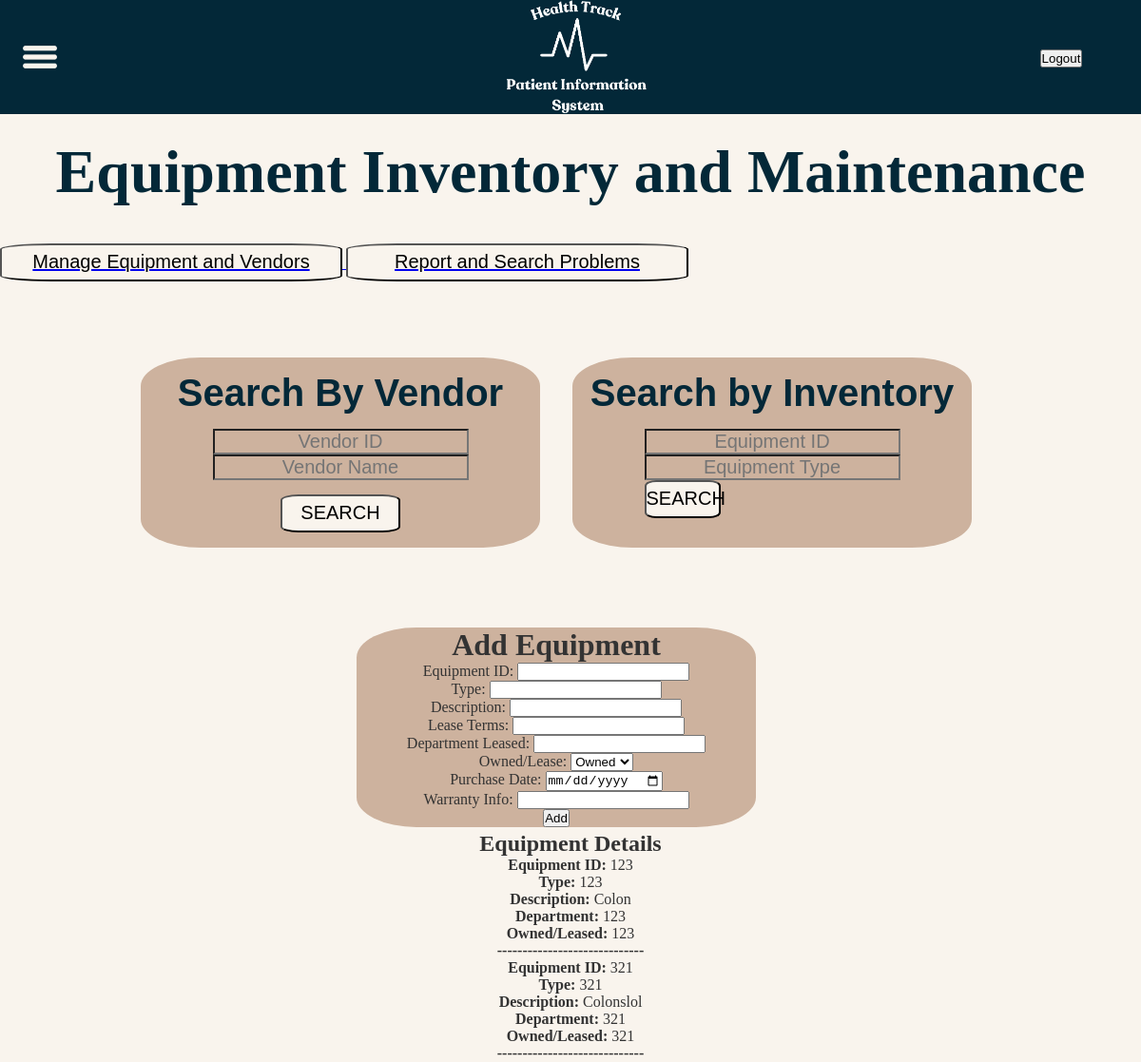
/equipment/, run on an earlier commit of the app's database.
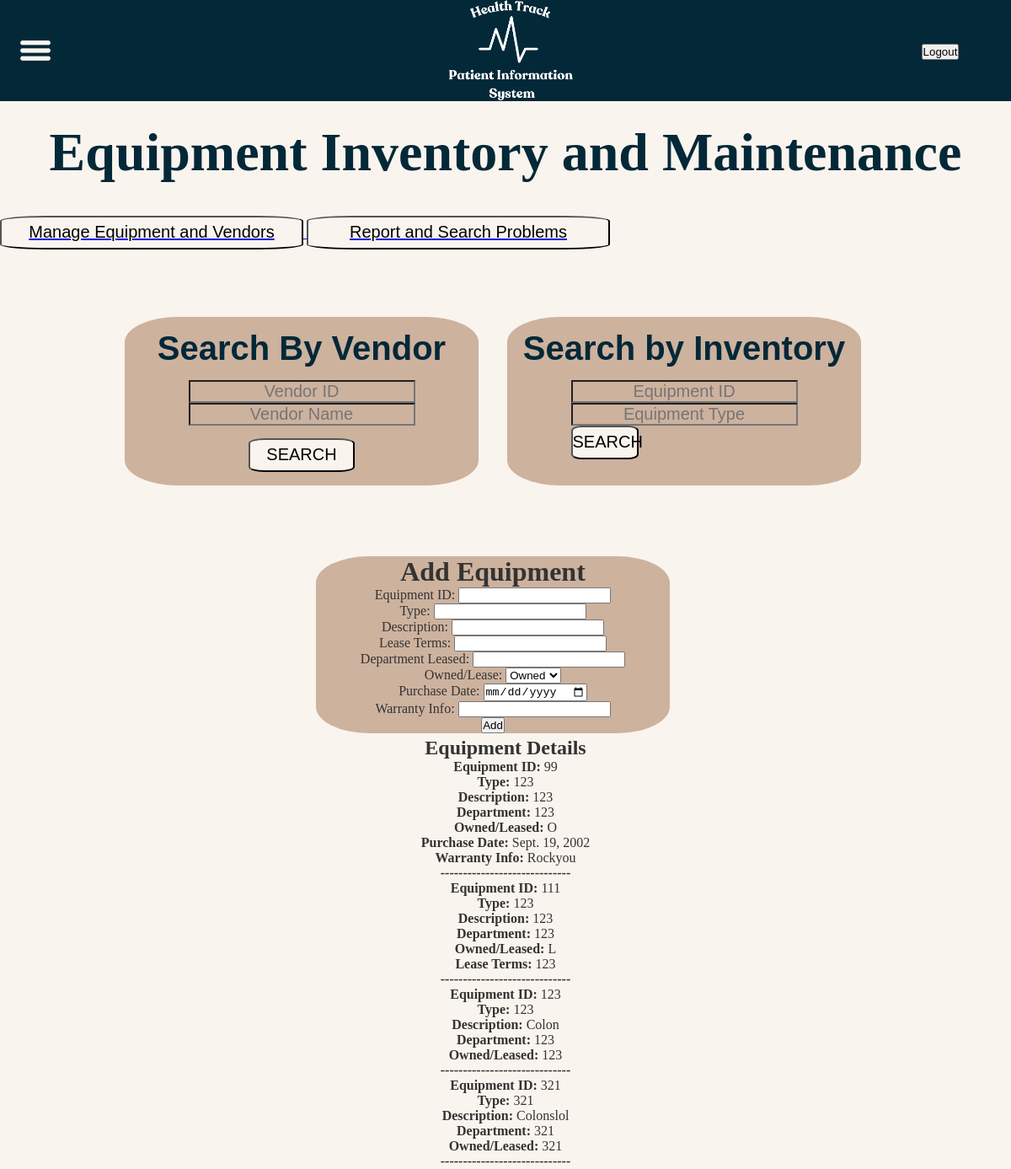
And on a later commit of the database.
### sharedModels/models.py (models this page shows)
class Equipment(models.Model):
    equipmentid = models.IntegerField(db_column='EquipmentID', primary_key=True)  # Field name made lowercase.
    type = models.CharField(db_column='Type', max_length=45)  # Field name made lowercase.
    lease_terms = models.CharField(db_column='Lease Terms', max_length=45, blank=True,
                                   null=True)  # Field name made lowercase. Field renamed to remove unsuitable characters.
    description = models.CharField(db_column='Description', max_length=120, blank=True,
                                   null=True)  # Field name made lowercase.
    departmentleased = models.CharField(db_column='DepartmentLeased', max_length=45, blank=True,
                                        null=True)  # Field name made lowercase.
    owned_lease = models.CharField(db_column='Owned/Lease',
                                   max_length=1)  # Field name made lowercase. Field renamed to remove unsuitable characters.
    purchasedate = models.DateField(db_column='PurchaseDate', blank=True, null=True)  # Field name made lowercase.
    warenty_info = models.CharField(db_column='Warenty Info', max_length=120, blank=True,
                                    null=True)  # Field name made lowercase. Field renamed to remove unsuitable characters.
    class Meta:
        db_table = 'equipment'

### equipment/views.py (the view, shortened to what this page needs)
# urls.py: path('equipment/',EquipmentView.as_view(),name='equipment'),
class EquipmentView(View):
    def get(self, request):
        inventory_query = request.GET.get('equipmentid', '')  # Default to empty string if not found
        type_query = request.GET.get('type', '')
        filters = {}
        if inventory_query:
            filters['equipmentid'] = inventory_query
        if type_query:
            filters['type__icontains'] = type_query #icontains = case insensitive
        for f in filters:
            print(f"Filters: {f}")
        items = Equipment.objects.filter(**filters)
        if items.exists():
            results = []
            for item in items:
                if item.owned_lease == 'O':  # 'O' for Owned
                    extra_info = {
                        'purchasedate': item.purchasedate,
                        'warenty_info': item.warenty_info
                    }
                elif item.owned_lease == 'L':  # 'L' for Leased
                    extra_info = {
                        'lease_terms': item.lease_terms
                    }
                else:
                    extra_info = {}
                details = {
                    'equipmentid': item.equipmentid,
                    'type': item.type,
                    'description': item.description,
                    'departmentleased': item.departmentleased,
                    'owned_lease': item.owned_lease,
                    **extra_info
                }
                results.append(details)
            context = {'results': results, 'query_id': inventory_query, 'query_type': type_query}
        else:
            context = {'error': 'No equipment found matching the criteria.', 'query_id': inventory_query, 'query_type': type_query}
        return render(request, 'equipment.html', context)

### equipment/templates/equipment.html (shortened to what this page needs)
{% extends "baseTemplate.html" %}
{% load static %}
{% block page_css %}
    <link rel="stylesheet" href="{% static 'css/equipment.css' %}">
{% endblock %}
{% block content %}
<h1 class="equipment-title">Equipment Inventory and Maintenance</h1>
<a href="{% url 'manage_page' %}">
    <button class="type-button">Manage Equipment and Vendors</button>
</a>
<a href="{% url 'problems_page' %}">
    <button class="type-button">Report and Search Problems</button>
</a>
</div>
<div class="search-parent">
    <div class="vendor-background">
        <div class="vendor-title">Search By Vendor</div>
        <div class="vendor-input">
            <input class="vendor-id" type="text" placeholder="Vendor ID">
            <input class="vendor-name" type="text" placeholder="Vendor Name">
        </div>
        <button class="vendor-button">SEARCH</button>
    </div>
    <div class="inventory-background">
        <div class="inventory-title">Search by Inventory</div>
        <div class="inventory-interact">
            <form method="GET" action="{% url 'equipment' %}">
                <input class="inventory-id" type="text" name="equipmentid" placeholder="Equipment ID" value="{{ query_id }}">
                <input class="inventory-id" type="text" name="type" placeholder="Equipment Type" value="{{ query_type }}">
                <button class="inventory-button">SEARCH</button>
            </form>
        </div>
    </div>
</div>
<div class="search-parent">
    <div class="vendor-background">
        <h1>Add Equipment</h1>
        <form method="POST" action="">
            <label for="equipmentid">Equipment ID:</label>
            <input type="text" name="equipmentid" id="equipmentid" required><br>
            <label for="type">Type:</label>
            <input type="text" name="type" id="type" required><br>
            <label for="description">Description:</label>
            <input type="text" name="description" id="description"><br>
            <label for="lease_terms">Lease Terms:</label>
            <input type="text" name="lease_terms" id="lease_terms"><br>
            <label for="departmentleased">Department Leased:</label>
            <input type="text" name="departmentleased" id="departmentleased"><br>
            <label for="owned_lease">Owned/Lease:</label>
            <select name="owned_lease" id="owned_lease">
                <option value="O">Owned</option>
            </select>
            <br>
            <label for="purchasedate">Purchase Date:</label>
            <input type="date" name="purchasedate" id="purchasedate"><br>
            <label for="warenty_info">Warranty Info:</label>
            <input type="text" name="warenty_info" id="warenty_info"><br>
            <button type="submit">Add</button>
        </form>
    </div>
{% if results %}
    <h2>Equipment Details</h2>
    <ul>
        {% for item in results %}
            <li>
                <p><strong>Equipment ID:</strong> {{ item.equipmentid }}</p>
                <p><strong>Type:</strong> {{ item.type }}</p>
                <p><strong>Description:</strong> {{ item.description }}</p>
                <p><strong>Department:</strong> {{ item.departmentleased }}</p>
                <p><strong>Owned/Leased:</strong> {{ item.owned_lease }}</p>
                {% if item.purchasedate %}
                    <p><strong>Purchase Date:</strong> {{ item.purchasedate }}</p>
                {% endif %}
                {% if item.warenty_info %}
                    <p><strong>Warranty Info:</strong> {{ item.warenty_info }}</p>
                {% endif %}
                {% if item.lease_terms %}
                    <p><strong>Lease Terms:</strong> {{ item.lease_terms }}</p>
                {% endif %}
                <p><strong>-----------------------------</strong></p>
            </li>
        {% endfor %}
    </ul>
{% else %}
    <p>No equipment found.</p>
{% endif %}
</div>
{% endblock %}

What changed in the data, as far as the page shows it:
added Equipment: type "123", description "123", departmentleased "123", purchasedate "Sept. 19, 2002", warenty_info "Rockyou"
added Equipment: type "123", description "123", departmentleased "123", lease_terms "123"
Also different on the page:
new list line: "Equipment ID: 99 Type: Description: Department: Owned/Leased: O Purchase Date: Warranty Info: -----------------------------"
new list line: "Equipment ID: 111 Type: Description: Department: Owned/Leased: L Lease Terms: -----------------------------"
